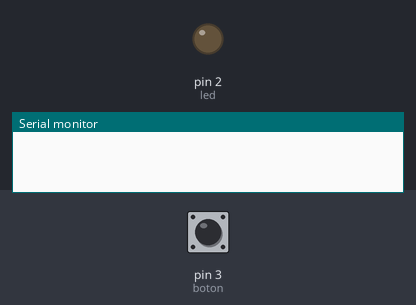
The sketch below on a simulated Arduino Uno, built with avr-gcc and run on an emulated ATmega328P. On the bench: output pins drawn as LEDs (lit = HIGH), the last lines printed to the serial monitor. Inputs (shaded band) come from the test bench; at power-on: pin 3 (boton) LOW.

Above: at 1.2 s.
1.3 s: pin 3 (boton) pulled HIGH for 0.15 s
At 1.6 s:
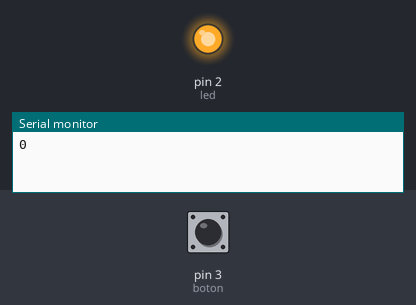
3.3 s: pin 3 (boton) pulled HIGH for 3.2 s
At 8.2 s:
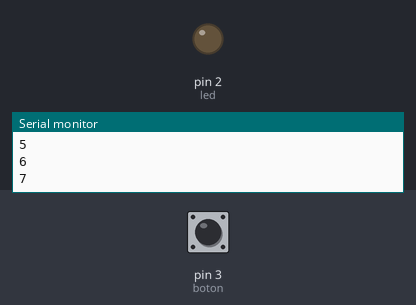
Timing chart, 0 to 9.7 s (numbered marks = the images above; inputs shaded):
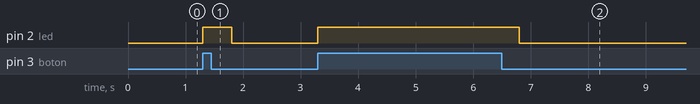

The sketch:

cuentaCuandoPrecionoElBoton.ino
```cpp
#define led 2
#define boton 3

int contador = 0;

void setup() {

  pinMode(led, OUTPUT);
  pinMode(boton, INPUT);

  Serial.begin(9600);

}

void loop() {

  if(digitalRead(boton) == HIGH){

    Serial.print(contador);
    Serial.print("\n");

    digitalWrite(led, HIGH);

    contador ++;
    delay(500);

  } else {

    digitalWrite(led, LOW);

  }


}
```

Measured:
- after the input at 1.3 s, pin 2 (led): LOW → HIGH at once, → LOW 0.50 s later
- after the input at 3.3 s, pin 2 (led): LOW → HIGH at once, → LOW 3.5 s later
